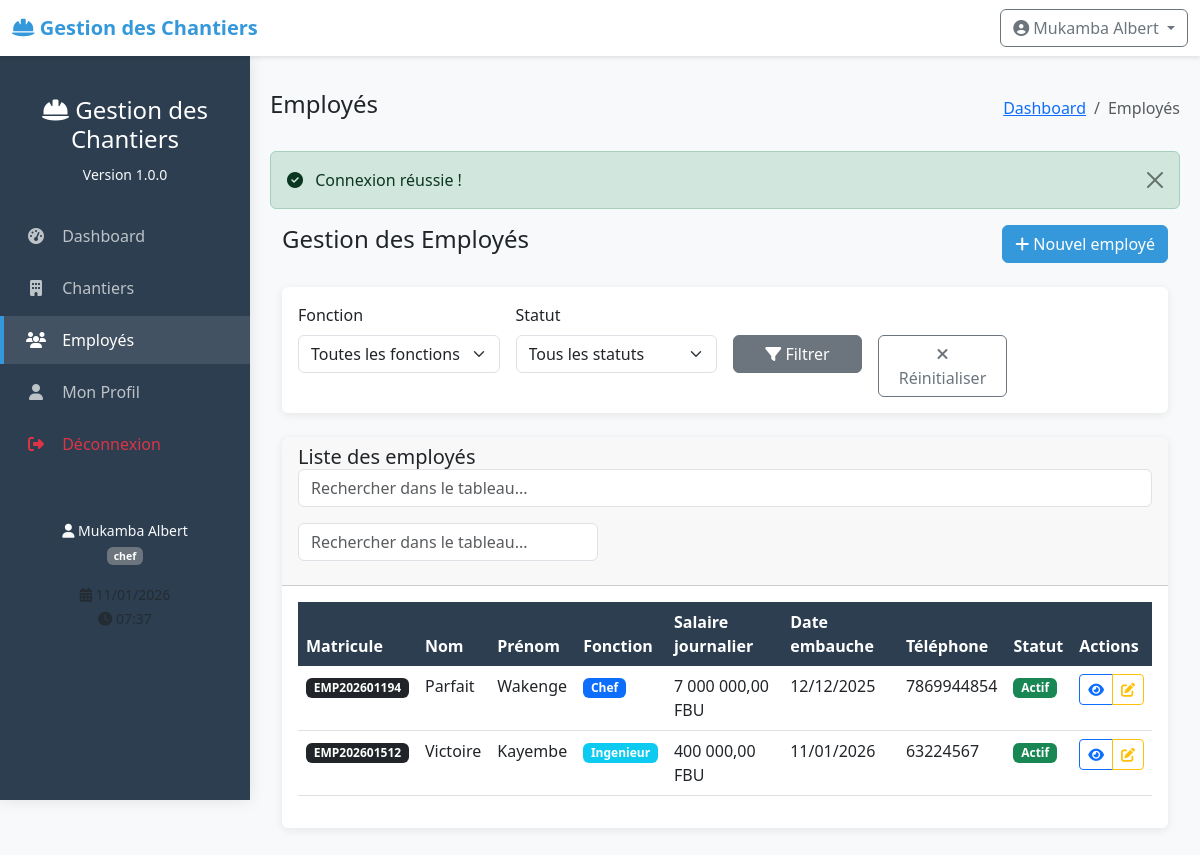
Page /index.php?controller=employe&action=index (signed in) on the committed database.
### tables this page shows
CREATE TABLE employes (
    id INTEGER PRIMARY KEY AUTOINCREMENT,
    matricule VARCHAR(20) UNIQUE NOT NULL,
    nom VARCHAR(100) NOT NULL,
    prenom VARCHAR(100) NOT NULL,
    email VARCHAR(150) UNIQUE,
    telephone VARCHAR(20),
    fonction VARCHAR(50) NOT NULL CHECK(fonction IN ('chef', 'ouvrier', 'ingenieur')),
    salaire_journalier DECIMAL(8,2) NOT NULL,
    date_embauche DATE NOT NULL,
    statut VARCHAR(20) DEFAULT 'actif' CHECK(statut IN ('actif', 'inactif', 'congé')),
    created_at DATETIME DEFAULT CURRENT_TIMESTAMP
);

### index.php (called while the page is built, shortened)
<?php
$controller = $_GET['controller'] ?? 'dashboard';
$action = $_GET['action'] ?? 'index';
$controllerInstance = new $controllerClass();
$id = $_GET['id'] ?? null;
if ($id !== null) {
    $data = $controllerInstance->$action($id);
} else {
    $data = $controllerInstance->$action();
}
$viewFolders = [
    'dashboard' => 'dashboard',
    'chantier' => 'chantiers',
    'employe' => 'employes',
    'materiau' => 'materiaux',
    'finance' => 'finances',
    'user' => 'users',
    'rapport' => 'repports'
];
$viewFolder = $viewFolders[$controller] ?? 'dashboard';
$viewFile = __DIR__ . '/views/' . $viewFolder . '/' . $action . '.php';
require_once $viewFile;

### models/Employe.php (called while the page is built, shortened)
<?php
class Employe {
    private $db;
    public function __construct() {
        $this->db = Database::getInstance()->getConnection();
    }
    public function getAll($filters = []) {
        $sql = "SELECT * FROM employes WHERE 1=1";
        $params = [];
        $sql .= " ORDER BY nom, prenom";
        $stmt = $this->db->prepare($sql);
        $stmt->execute($params);
        return $stmt->fetchAll();
    }
}
?>

### config/database.php (called while the page is built, shortened)
<?php
class Database {
    private static $instance = null;
    private $connection;
    private function __construct() {
        try {
            $this->connection = new PDO('sqlite:' . dirname(__DIR__) . '/data/chantiers.db');
            $this->connection->setAttribute(PDO::ATTR_ERRMODE, PDO::ERRMODE_EXCEPTION);
            $this->connection->setAttribute(PDO::ATTR_DEFAULT_FETCH_MODE, PDO::FETCH_ASSOC);
            $this->connection->exec('PRAGMA foreign_keys = ON');
        } catch(PDOException $e) {
            die("Erreur de connexion : " . $e->getMessage());
        }
    }
    public static function getInstance() {
        if (self::$instance == null) {
            self::$instance = new Database();
        }
        return self::$instance;
    }
    public function getConnection() {
        return $this->connection;
    }
}
?>

### controllers/EmployeController.php (called while the page is built, shortened)
<?php
require_once __DIR__ . '/../models/Employe.php';
class EmployeController {
    private $employeModel;
    public function __construct() {
        $this->employeModel = new Employe();
    }
    public function index() {
        $filters = [];
        $employes = $this->employeModel->getAll($filters);
        return [
            'employes' => $employes,
            'filters' => $filters
        ];
    }
}
?>

### views/employes/index.php (the view, shortened to what this page needs)
<?php
include __DIR__ . '/../../includes/header.php';
$data = $GLOBALS['data'] ?? [];
$employes = $data['employes'] ?? [];
?>
<div class="container-fluid">
    <div class="d-flex justify-content-between align-items-center mb-4">
        <h4>Gestion des Employés</h4>
        <div>
            <a href="index.php?controller=employe&action=create" class="btn btn-primary">
                <i class="fas fa-plus"></i> Nouvel employé
            </a>
        </div>
    </div>
    <div class="card mb-4">
        <div class="card-body">
            <form method="GET" action="" class="row g-3">
                <div class="col-md-3">
                    <label class="form-label">Fonction</label>
                    <select name="fonction" class="form-select">
                        <option value="">Toutes les fonctions</option>
                    </select>
                </div>
                <div class="col-md-3">
                    <label class="form-label">Statut</label>
                    <select name="statut" class="form-select">
                        <option value="">Tous les statuts</option>
                    </select>
                </div>
                <div class="col-md-2">
                    <label class="form-label">&nbsp;</label>
                    <button type="submit" class="btn btn-secondary w-100">
                        <i class="fas fa-filter"></i> Filtrer
                    </button>
                </div>
                <div class="col-md-2">
                    <label class="form-label">&nbsp;</label>
                    <a href="index.php?controller=employe&action=index" class="btn btn-outline-secondary w-100">
                        <i class="fas fa-times"></i> Réinitialiser
                    </a>
                </div>
            </form>
        </div>
    </div>
    <div class="card">
        <div class="card-header">
            <h5 class="card-title mb-0">Liste des employés</h5>
        </div>
        <div class="card-body">
            <?php if (empty($employes)): ?>
            <div class="alert alert-info">
                <i class="fas fa-info-circle"></i> Aucun employé trouvé.
            </div>
            <?php else: ?>
            <div class="table-responsive">
                <table class="table table-hover" id="tableEmployes">
                    <thead>
                        <tr>
                            <th>Matricule</th>
                            <th>Nom</th>
                            <th>Prénom</th>
                            <th>Fonction</th>
                            <th>Salaire journalier</th>
                            <th>Date embauche</th>
                            <th>Téléphone</th>
                            <th>Statut</th>
                            <th>Actions</th>
                        </tr>
                    </thead>
                    <tbody>
                        <?php foreach ($employes as $employe): ?>
                        <tr>
                            <td>
                                <span class="badge bg-dark"><?php echo htmlspecialchars($employe['matricule']); ?></span>
                            </td>
                            <td><?php echo htmlspecialchars($employe['nom']); ?></td>
                            <td><?php echo htmlspecialchars($employe['prenom']); ?></td>
                            <td>
                                <span class="badge
                                    <?php echo $employe['fonction'] == 'chef' ? 'bg-primary' :
                                           ($employe['fonction'] == 'ingenieur' ? 'bg-info' : 'bg-secondary'); ?>">
                                    <?php echo ucfirst($employe['fonction']); ?>
                                </span>
                            </td>
                            <td><?php echo number_format($employe['salaire_journalier'], 2, ',', ' '); ?> FBU</td>
                            <td><?php echo date('d/m/Y', strtotime($employe['date_embauche'])); ?></td>
                            <td><?php echo htmlspecialchars($employe['telephone'] ?? 'N/A'); ?></td>
                            <td>
                                <span class="badge
                                    <?php echo $employe['statut'] == 'actif' ? 'bg-success' :
                                           ($employe['statut'] == 'congé' ? 'bg-warning' : 'bg-danger'); ?>">
                                    <?php echo ucfirst($employe['statut']); ?>
                                </span>
                            </td>
                            <td>
                                <div class="btn-group btn-group-sm" role="group">
                                    <a href="index.php?controller=employe&action=view&id=<?php echo $employe['id']; ?>"
                                       class="btn btn-outline-primary" title="Voir">
                                        <i class="fas fa-eye"></i>
                                    </a>
                                    <?php if ($_SESSION['role'] == 'admin' || $_SESSION['role'] == 'chef'): ?>
                                    <a href="index.php?controller=employe&action=edit&id=<?php echo $employe['id']; ?>"
                                       class="btn btn-outline-warning" title="Modifier">
                                        <i class="fas fa-edit"></i>
                                    </a>
                                    <?php endif; ?>
                                </div>
                            </td>
                        </tr>
                        <?php endforeach; ?>
                    </tbody>
                </table>
            </div>
            <?php endif; ?>
        </div>
    </div>
</div>
<?php include __DIR__ . '/../../includes/footer.php'; ?>

### includes/header.php (style rules this page uses)
:root { --primary-color: #2c3e50; --secondary-color: #3498db; --success-color: #27ae60; --warning-color: #f39c12; --danger-color: #e74c3c; --light-color: #ecf0f1; --dark-color: #2c3e50; }
body { font-family: 'Segoe UI', Tahoma, Geneva, Verdana, sans-serif; background-color: #f8f9fa; min-height: 100vh; }
.card { border: none; box-shadow: 0 2px 10px rgba(0,0,0,0.08); transition: transform 0.3s; margin-bottom: 20px; }
.btn-primary { background-color: var(--secondary-color); border-color: var(--secondary-color); }
.table th { background-color: var(--primary-color); color: white; border: none; }

### rows in the picture
employes: matricule "EMP202601194", nom "Parfait", prenom "Wakenge", fonction "Chef", salaire_journalier "7 000 000,00", date_embauche "12/12/2025", telephone "7869944854", statut "Actif"
employes: matricule "EMP202601512", nom "Victoire", prenom "Kayembe", fonction "Ingenieur", salaire_journalier "400 000,00", date_embauche "11/01/2026", telephone "63224567", statut "Actif"

### other values in the picture
APP_NAME "Gestion des Chantiers"
$_SESSION['nom_complet'] "Mukamba Albert"
APP_VERSION "1.0.0"
$_SESSION['role'] "chef"
$page_title "Employés"
$_SESSION['success'] "Connexion réussie !"
